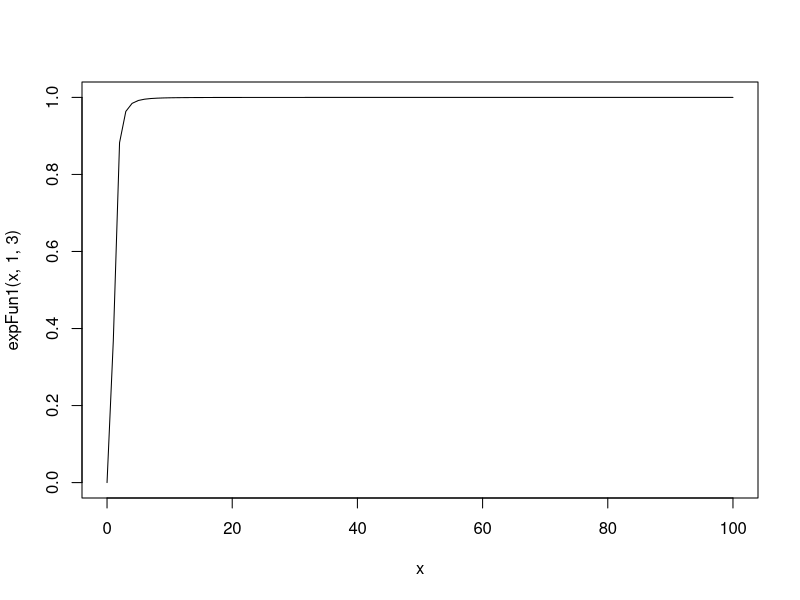
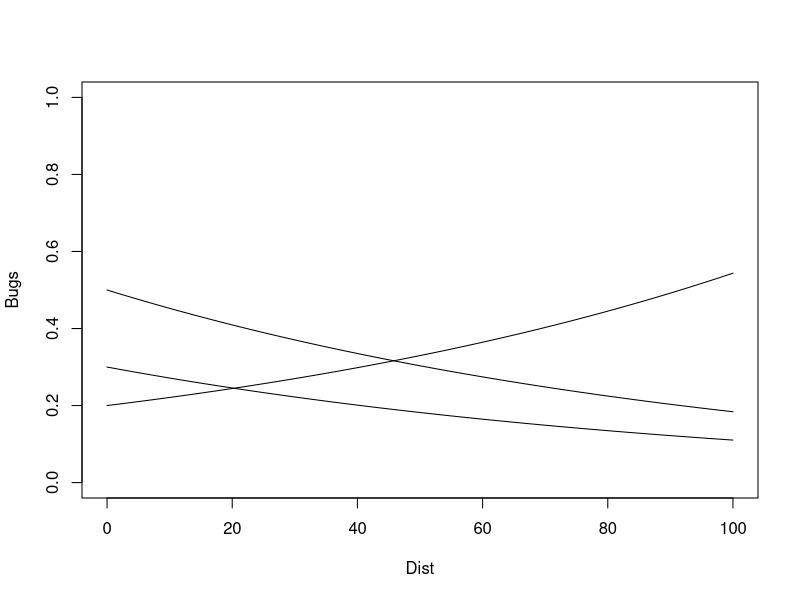
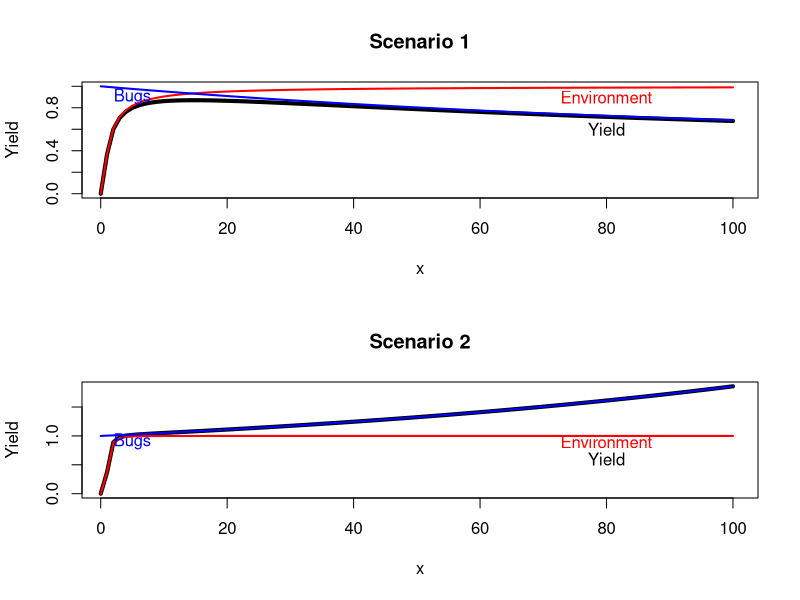
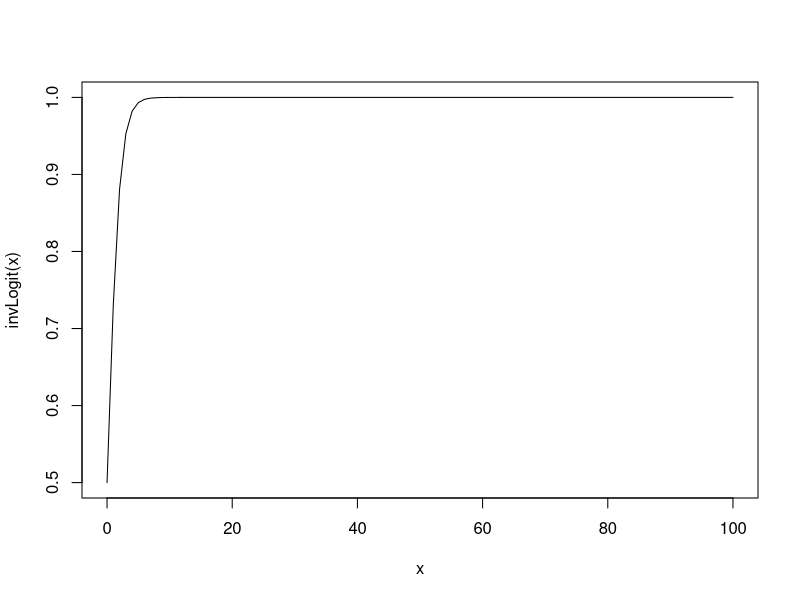
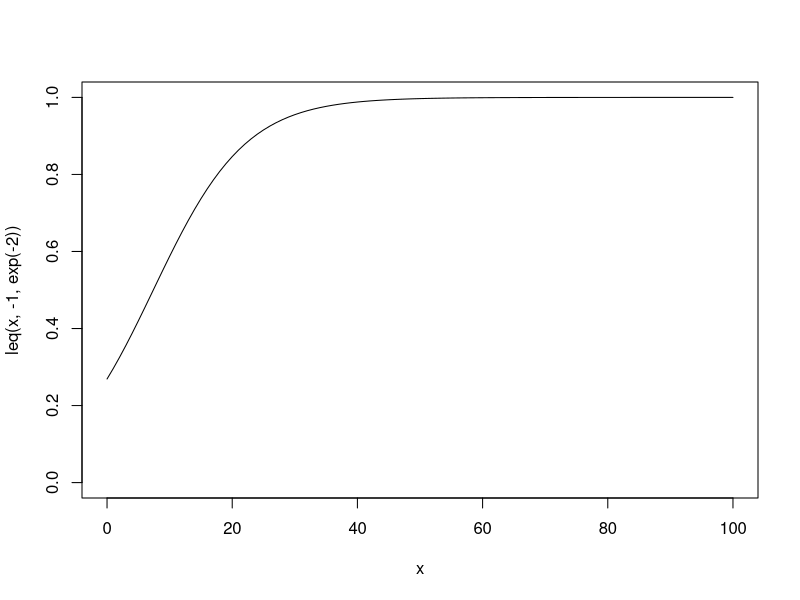
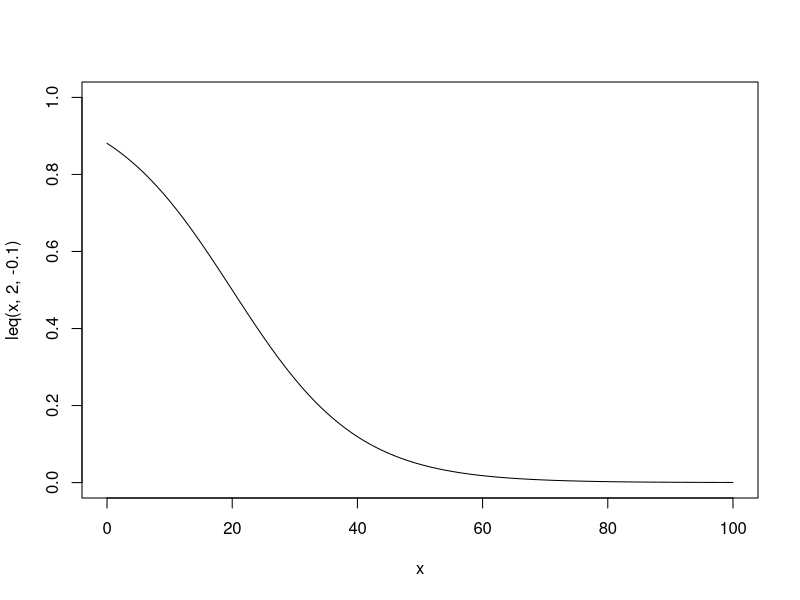
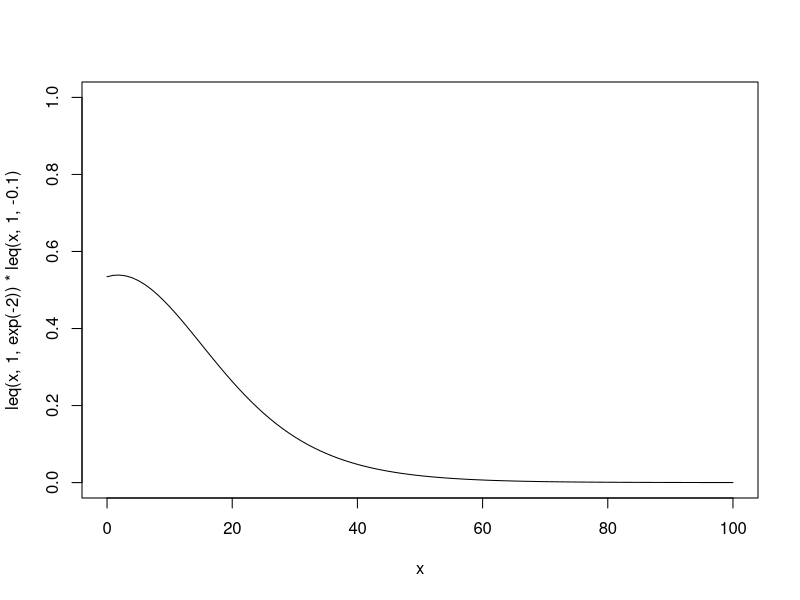
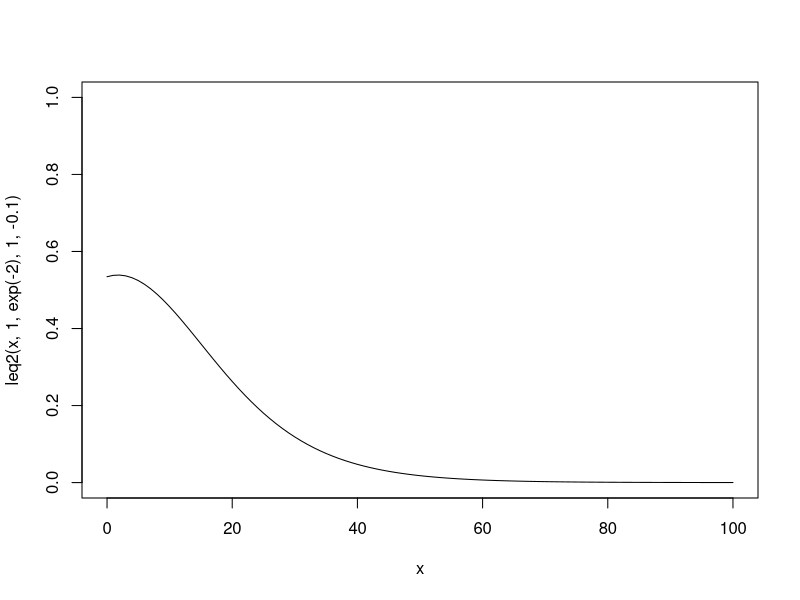

Write the R code that produced these figures, in order. (Note: this script raises an error after producing the figures.)

# First attempt: make functions from scratch ------------------------------

dist <- 1:100

expFun1 <- function(x,a,b){ #Yield loss around field edges
  a*exp(-(1/x)^b)
}

curve(expFun1(x,1,3),0,100,ylim=c(0,1))

par(mfrow=c(1,1))

#Beneficial insect presence - works for -ive relationships, but not positive

expFun2 <- function(x,a,b){ 
  a*exp(-(x/b))
}
curve(expFun2(x,a=0.5,b=100),0,100,ylim=c(0,1),ylab='Bugs',xlab='Dist')
curve(expFun2(x,a=0.3,b=100),0,100,add=TRUE)
curve(expFun2(x,a=0.2,b=-100),0,100,add=TRUE)

par(mfrow=c(2,1))
#Scenario 1 - beneficial bugs decrease with distance into field
curve(expFun1(x,a=1,b=1)*(expFun2(x,a=0.5,b=100)+0.5),0,100,ylim=c(0,1),xlim=range(dist),
      lwd=4,ylab='Yield',main='Scenario 1')
curve(expFun1(x,a=1,b=1),0,100,ylim=c(0,1),xlim=range(dist),col='red',add=TRUE,lwd=2)
curve(expFun2(x,a=0.5,b=100)+0.5,0,100,ylim=c(0,1),xlim=range(dist),col='blue',add=TRUE,lwd=2)
text(5,0.9,'Bugs',col='blue'); text(80,0.9,'Environment',col='red'); text(80,0.6,'Yield')

#Scenario 2 - beneficial bugs increase with distance into field
curve(expFun1(x,a=1,b=3)*(expFun2(x,a=0.5,b=-100)+0.5),0,100,xlim=range(dist),
      lwd=4,ylab='Yield',main='Scenario 2')
curve(expFun1(x,a=1,b=3),0,100,ylim=c(0,1),xlim=range(dist),col='red',add=TRUE,lwd=2)
curve(expFun2(x,a=0.5,b=-100)+0.5,0,100,ylim=c(0,1),xlim=range(dist),col='blue',add=TRUE,lwd=2)
text(5,0.9,'Bugs',col='blue'); text(80,0.9,'Environment',col='red'); text(80,0.6,'Yield')
par(mfrow=c(1,1))


# Second attempt: use logistic function -----------------------------------

logit <- function(x) -log((1/x) -1)
invLogit <- function(x) 1/(1+exp(-x))
leq <- function(x,a,b) 1/(1+exp(-(a+b*x)))
leq2 <- function(x,a1,b1,a2,b2){
  # exp(x*b1+x*b2+a1+a2)/(exp(a1+b1*x)+1)*(exp(a2+b2*x)+1)
  leq(x,a1,b1)*leq(x,a2,b2)
}

curve(invLogit,0,100)
curve(leq(x,-1,exp(-2)),0,100,ylim=c(0,1)) #Environment
curve(leq(x,2,-0.1),0,100,ylim=c(0,1)) #Insects
curve(leq(x,1,exp(-2))*leq(x,1,-0.1),0,100,ylim=c(0,1)) #Both
curve(leq2(x,1,exp(-2),1,-0.1),0,100,ylim=c(0,1)) #Both


# png(paste0('./Figures/ExamplePlots/hypotheses.png'),width=12,height=6,units='in',res=200)

par(mfrow=c(1,2))
#Scenario 1 - beneficial bugs decrease with distance into field
a1 <- -2; b1 <- 0.2; a2 <- 3; b2 <- -0.03
curve(leq2(x,a1,b1,a2,b2),0,100,ylim=c(0,1),
      lwd=4,ylab='Yield',xlab='Distance from Edge',main='Scenario 1')#,main='Scenario 1: bugs - with dist')
curve(leq(x,a1,b1),0,100,xlim=range(dist),col='red',add=TRUE,lwd=2)
curve(leq(x,a2,b2),0,100,xlim=range(dist),col='blue',add=TRUE,lwd=2)
text(5,0.85,'Ecosystem\nservices',col='blue'); text(80,0.9,'Environmental\nEffect',col='red'); text(80,0.6,'Yield')

#Scenario 2 - beneficial bugs increase with distance into field (or pest insects at edge)
a2 <- 0; b2 <- 0.03
curve(leq2(x,a1,b1,a2,b2),0,100,ylim=c(0,1),
      lwd=4,ylab='Yield',xlab='Distance from Edge',main='Scenario 2')#,main='Scenario 2: bugs + with dist')
curve(leq(x,a1,b1),0,100,xlim=range(dist),col='red',add=TRUE,lwd=2)
curve(leq(x,a2,b2),0,100,xlim=range(dist),col='blue',add=TRUE,lwd=2)
par(mfrow=c(1,1))

# dev.off()

#Approximately how many basis functions needed to represent this?
library(tidyverse)
library(mgcv)

a1 <- -2; b1 <- 0.2; a2 <- 3; b2 <- -0.03
scen1 <- data.frame(dist=1:100,yield=leq2(1:100,a1,b1,a2,b2)) %>% mutate(y=yield+rnorm(n(),0,0.1))
a2 <- 0; b2 <- 0.03
scen2 <- data.frame(dist=1:100,yield=leq2(1:100,a1,b1,a2,b2)) %>% mutate(y=yield+rnorm(n(),0,0.1))
a2 <- 1; b2 <- 0
scen3 <- data.frame(dist=1:100,yield=leq2(1:100,a1,b1,a2,b2)) %>% mutate(y=yield+rnorm(n(),0,0.1))

m1 <- gam(y~s(dist,k=5,bs='cs'),data=scen1) #Looks like about 5 is necessary
m2 <- gam(y~s(dist,k=5),data=scen2)
m3 <- gam(y~s(dist,k=5),data=scen3)
summary(m1)

scen1 %>% mutate(pred=predict(m1)) %>% 
  ggplot(aes(x=dist,y=y))+geom_point()+
  geom_line(aes(y=yield))+geom_line(aes(y=pred),col='red')

scen2 %>% mutate(pred=predict(m2)) %>% 
  ggplot(aes(x=dist,y=y))+geom_point()+
  geom_line(aes(y=yield))+geom_line(aes(y=pred),col='red')

scen3 %>% mutate(pred=predict(m3)) %>% 
  ggplot(aes(x=dist,y=y))+geom_point()+
  geom_line(aes(y=yield))+geom_line(aes(y=pred),col='red')

#Simulate data using logit-normal distribution --------------

a1 <- -2; b1 <- 0.2; a2 <- 3; b2 <- -0.03; sig <- 0.5
dist <- rep(1:100,each=3)

par(mfrow=c(1,1))
yhat <- leq2(dist,a1,b1,a2,b2)
y <- invLogit(logit(yhat)+rnorm(length(dist),0,sig))
plot(dist,yhat,type='l')
points(dist,y)

f1 <- function(p,d){ #log-likelihood function
  y <- d[,1] #Data
  dist <- d[,2] #Covariate
  yhat <- leq2(dist,p[1],p[2],p[3],p[4]) #Predicted
  -sum(dnorm(y,yhat,exp(p[5]),log=TRUE))
}

mod1 <- optim(par=unlist(pars),fn=f1,d=cbind(y,dist))

#Bootstrapping
boot <- lapply(1:1000,function(x){
  o <- optim(par=unlist(pars),fn=f1,d=cbind(y,dist)[sample(1:length(dist),length(dist),TRUE),])
})

#Parameter ranges
parRange <- apply(sapply(boot,function(x) x$par),1,function(l) quantile(l,c(0.1,0.5,0.9)))

#Correlation b/w parameters - really weird sets of correlations. Looks like Neil's Funnel.
pairs(t(sapply(boot,function(x) x$par)))

#Prediction ranges
predRange <- apply(sapply(boot,function(x) leq2(dist,x$par[1],x$par[2],x$par[3],x$par[4])),1,
           function(l) quantile(l,c(0.1,0.5,0.9)))

plot(dist,y,pch=19,cex=0.8,ylab='Yield')
# lines(dist,yhat,lwd=2) #Actual process
lines(dist,predRange[2,],col='red',lwd=3) #Recovered process
lines(dist,predRange[1,],col='red',lty=2);lines(dist,predRange[3,],col='red',lty=2)

par(mfrow=c(3,2))
pars <- list(a1=a1,b1=b1,a2=a2,b2=b2,logsig=log(sig))
for(i in 1:length(pars)){
  plot(c(1,2),c(pars[[i]],parRange[2,1]),ylim=range(c(pars[[i]],parRange[,1])),xlim=c(0,3),
       col=c('black','red'),pch=19,main=names(pars)[i],ylab='Estimate',xlab=NA)
  lines(c(2,2),parRange[c(1,3),1],col='red')
}; par(mfrow=c(1,1))


# Simulate data using beta distribution ----------------------------------------

logit <- function(x) -log((1/x) -1)
invLogit <- function(x) 1/(1+exp(-x))
# leq <- function(x,a,b) 1/(1+exp(-(a+b*x)))
leq2 <- function(x,a1,b1,a2,b2){
  # l <- (a1*a2)+(a1*b2+a2*b1)*x+b1*b2*x^2
  # invLogit(l)
  1/((1+exp(-(a1+b1*x)))*(1+exp(-(a2+b2*x))))
  # y <- (a1+b1*x)*(a2+b2*x)
  # 1/(1+exp(-y))
}

curve(invLogit(x),-5,5)
curve(leq2(x,-2,0.2,3,-0.02),0,100)


a1 <- -2; b1 <- 0.2; a2 <- 3; b2 <- -0.02; sig <- 0.1

#Reparameterize beta in terms of mean and sd
rbeta2 <- function(N,mean,sd){
  a <- (((1-mean)/sd^2)-(1/mean))*mean^2
  b <- a*((1/mean)-1)
  rbeta(N,a,b)
}
dbeta2 <- function(x,mean,sd,l=FALSE){
  a <- (((1-mean)/sd^2)-(1/mean))*mean^2
  b <- a*((1/mean)-1)
  dbeta(x,a,b,log=l)
}

#Parameters
a1 <- -2; b1 <- 0.2; a2 <- 3; b2 <- -0.02; sig <- 0.1
pars <- list(a1=a1,b1=b1,a2=a2,b2=b2,logsig=log(sig))
dist <- rep(1:100,each=3)

par(mfrow=c(1,1))
yhat <- leq2(dist,a1,b1,a2,b2)
y <- rbeta2(1:length(dist),yhat,sig)
plot(dist,yhat,type='l',ylim=c(0,1))
points(dist,y)

f1 <- function(p,d){ #log-likelihood function
  y <- d[,1] #Data
  dist <- d[,2] #Covariate
  yhat <- leq2(dist,p[1],p[2],p[3],p[4]) #Predicted
  -sum(dbeta2(y,yhat,exp(p[5]),l=TRUE))
}

f1(unlist(pars),cbind(y,dist)) #Works

mod1 <- optim(par=unlist(pars),fn=f1,d=cbind(y,dist))
data.frame(unlist(pars),mod1$par) #Works OK

#Bootstrapping
boot <- lapply(1:500,function(x){
  o <- optim(par=unlist(pars),fn=f1,d=cbind(y,dist)[sample(1:length(dist),length(dist),TRUE),])
})

#Parameter ranges
parRange <- apply(sapply(boot,function(x) x$par),1,function(l) quantile(l,c(0.1,0.5,0.9)))

#Correlation b/w parameters - intercepts & slopes correlated for each relationship set
pairs(t(sapply(boot,function(x) x$par)))

#Prediction ranges
predRange <- apply(sapply(boot,function(x) leq2(dist,x$par[1],x$par[2],x$par[3],x$par[4])),1,
                   function(l) quantile(l,c(0.1,0.5,0.9)))

plot(dist,y,pch=19,cex=0.8,ylab='Yield')
# lines(dist,yhat,lwd=2) #Actual process
lines(dist,predRange[2,],col='red',lwd=3) #Recovered process
lines(dist,predRange[1,],col='red',lty=2);lines(dist,predRange[3,],col='red',lty=2)

par(mfrow=c(3,2))
pars <- list(a1=a1,b1=b1,a2=a2,b2=b2,logsig=log(sig))
for(i in 1:length(pars)){
  plot(c(1,2),c(pars[[i]],parRange[2,1]),ylim=range(c(pars[[i]],parRange[,1])),xlim=c(0,3),
       col=c('black','red'),pch=19,main=names(pars)[i],ylab='Estimate',xlab=NA)
  lines(c(2,2),parRange[c(1,3),1],col='red')
}; par(mfrow=c(1,1))
